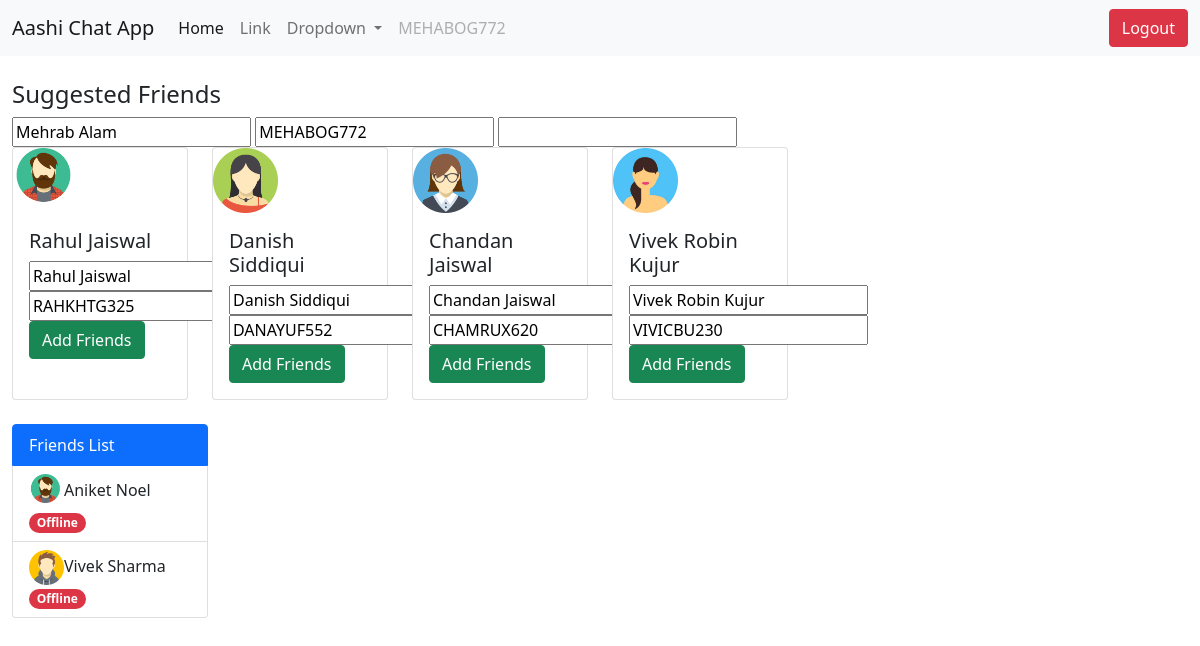
/dashboard.php (signed in), run on the app's committed database.
### tables this page shows
CREATE TABLE `users_directory` (
  `id` int NOT NULL,
  `users_name` varchar(360) NOT NULL,
  `users_email` varchar(360) NOT NULL,
  `users_contact` varchar(360) NOT NULL,
  `users_password` varchar(360) NOT NULL,
  `users_uniqueID` varchar(360) NOT NULL,
  `user_avatar` varchar(360) NOT NULL,
  `present_friend_status` varchar(360) NOT NULL,
  `present_live_status` varchar(360) NOT NULL,
  `enrolled_date` timestamp NOT NULL DEFAULT CURRENT_TIMESTAMP
);

### dashboard.php (the view, shortened to what this page needs)
<?php
include('config.php');
$activeUserAccount = mysqli_query($config,"SELECT * FROM users_directory WHERE users_email='{$_SESSION['activeUser']}'");
while($row = mysqli_fetch_assoc($activeUserAccount))
{
	$activeUserID = $row['users_uniqueID'];
	$activerUsername = $row['users_name'];
}
?>
<!doctype html>
<html lang="en">
  <head>
    <link href="https://cdn.jsdelivr.net/npm/bootstrap@5.0.2/dist/css/bootstrap.min.css" rel="stylesheet">
  </head>
  <body>
    <nav class="navbar navbar-expand-lg navbar-light bg-light">
  <div class="container-fluid">
    <a class="navbar-brand" href="#">Aashi Chat App</a>
    <div class="collapse navbar-collapse" id="navbarSupportedContent">
      <ul class="navbar-nav me-auto mb-2 mb-lg-0">
        <li class="nav-item">
          <a class="nav-link active" aria-current="page" href="#">Home</a>
        </li>
        <li class="nav-item">
          <a class="nav-link" href="#">Link</a>
        </li>
        <li class="nav-item dropdown">
          <a class="nav-link dropdown-toggle" href="#" id="navbarDropdown" role="button" data-bs-toggle="dropdown" aria-expanded="false">
            Dropdown
          </a>
        </li>
        <li class="nav-item">
          <a class="nav-link disabled" href="#" tabindex="-1" aria-disabled="true"><?php echo $activeUserID; ?></a>
        </li>
      </ul>
      <a href="logout.php" class="btn btn-danger">Logout</a>
    </div>
  </div>
</nav>
   <div class="container-fluid mt-4">
   	<h4>Suggested Friends</h4>
    <form method="POST">
      <input type="text" id="activeUserName" name="activeUserName" value="<?php echo $activerUsername; ?>">
        <input type="text" id="activeUserID" name="activeUserID" value="<?php echo $activeUserID;  ?>">
        <input type="text" id="selectedFriend" name="selectedFriend" oninput="insertData()">
   		<div class="row row-cols-1 row-cols-md-6 g-4">
   		<?php
   		$friendSuggestion = mysqli_query($config,"SELECT * FROM users_directory WHERE users_email != '{$_SESSION['activeUser']}' AND present_friend_status = 'Not a Friend' ORDER BY rand() LIMIT 6;");
   		while($row = mysqli_fetch_assoc($friendSuggestion)){?>
		  <div class="col">
		    <div class="card h-100">
		      <img src="<?php echo "avatar/".$row['user_avatar']; ?>" class="card-img-top" alt="..." style="width: 65px; height: 65px;">
		      <div class="card-body">
		        <h5 class="card-title"><?php echo $row['users_name']; ?></h5>
            <input type="text" id="myFriendsName" name="friendsName" value="<?php echo $row['users_name']; ?>" style="display: block;">
            <input type="text" id="myFriendsUID" name="friendsUID" value="<?php echo $row['users_uniqueID']; ?>" style="display: block;">
		        <button type="submit" id="addFriend" onclick="fetchID('<?php echo $row['users_uniqueID']; ?>')" class="btn btn-success">Add Friends</button>
		      </div>
		    </div>
		  </div>
		<?php } ?>
		</div>
   </div>
    <div class="container-fluid row-cols-md-6 mt-4">
    	<ul class="list-group">
		  <li class="list-group-item active" aria-current="true">Friends List</li>
		  <?php
   		$friendList = mysqli_query($config,"SELECT * FROM users_directory WHERE users_email != '{$_SESSION['activeUser']}' AND present_friend_status = 'Friend'");
   		while($row = mysqli_fetch_assoc($friendList)){?>
		  <li class="list-group-item" id="friendsList"><img src="<?php echo "avatar/".$row['user_avatar']; ?>" style="width:35px; height: 35px;"><?php echo $row['users_name']; ?> <?php if($row['present_live_status'] == 'Offline'){?><span class="badge rounded-pill bg-danger"><?php echo $row['present_live_status']; ?></span><?php }else{ ?> <span class="badge rounded-pill bg-success"><?php echo $row['present_live_status']; ?></span> <?php  } ?> </li>
		 <?php } ?>
		</ul>
    </div>
  </body>
</html>

### data on the page
users_directory: users_uniqueID "MEHABOG772", activeUserName "Mehrab Alam", activeUserID "MEHABOG772"
users_directory: user_avatar (picture), users_name "Rahul Jaiswal", friendsName "Rahul Jaiswal", friendsUID "RAHKHTG325"
users_directory: user_avatar (picture), users_name "Danish Siddiqui", friendsName "Danish Siddiqui", friendsUID "DANAYUF552"
users_directory: user_avatar (picture), users_name "Chandan Jaiswal", friendsName "Chandan Jaiswal", friendsUID "CHAMRUX620"
users_directory: user_avatar (picture), users_name "Vivek Robin Kujur", friendsName "Vivek Robin Kujur", friendsUID "VIVICBU230"
users_directory: user_avatar (picture), users_name "Aniket Noel", present_live_status "Offline"
users_directory: user_avatar (picture), users_name "Vivek Sharma", present_live_status "Offline"
